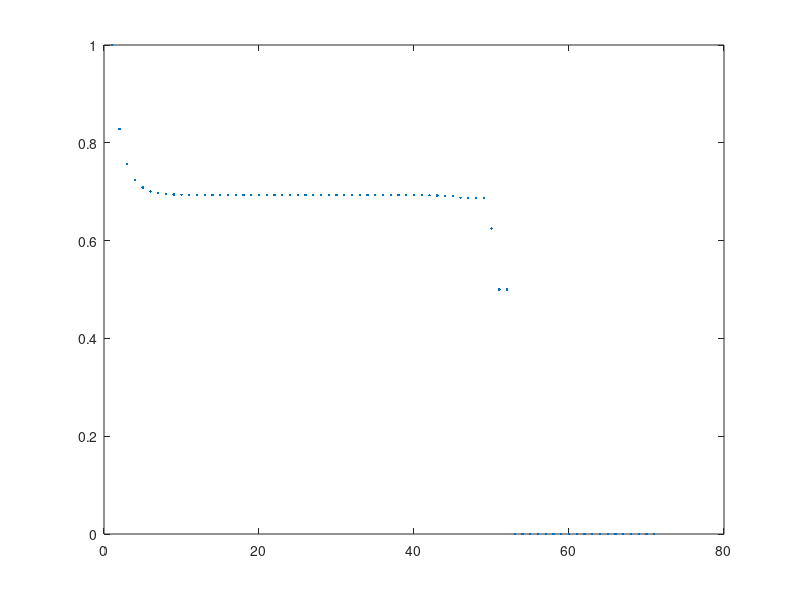
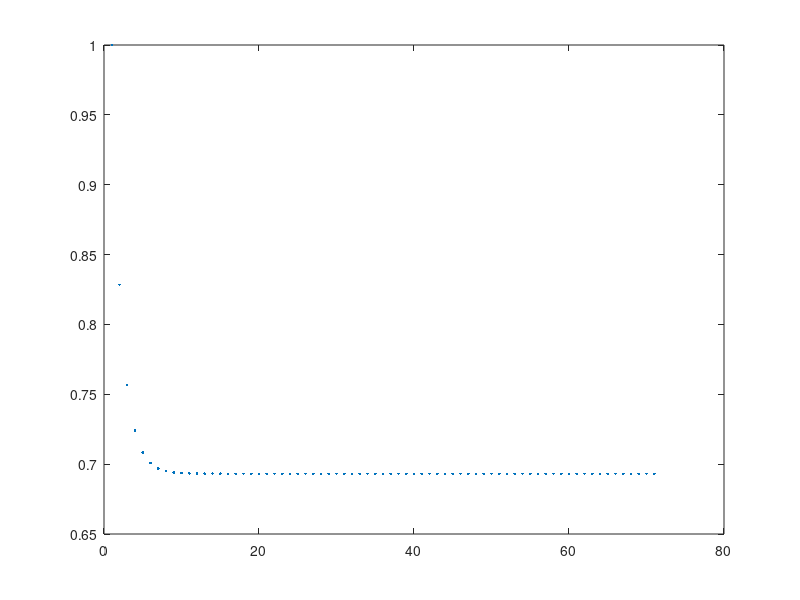

MATLAB code to generate these figures, in order:
%calcolo prima sequenza:
f = zeros(1,71);
f(1,1) = 1;
for in=2:1:71
    %valore della y
    f(1,in) = 2^(in - 1)*(sqrt(1 + f(1,in - 1) / 2^(in - 2)) - 1);
end
in = 1:1:71; %valore della x
figure
plot(in,f,'.');
%calcolo seconda sequenza:
g = zeros(1,71);
g(1,1) = 1;
for in=2:1:71
    %valore della y
    g(1,in) = (2*g(1,in - 1)) / (sqrt(1 + g(1,in - 1) / 2^(in - 2)) + 1); 
end
in = 1:1:71; %valore della x
figure
plot(in,g,'.');